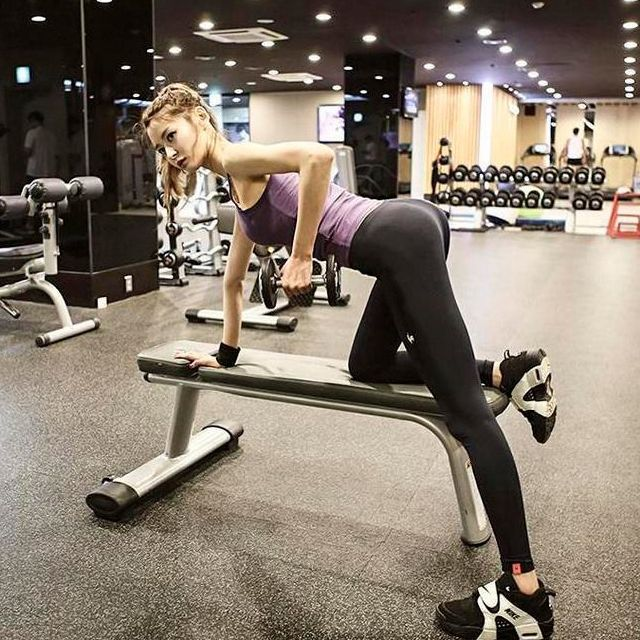
#> input picture l02_Drawing/test01.jpg, 640 x 640 px
$ python DrawingFunction.py
#> lines starting #> are read from the running program, lines starting #| are printed output that depends on the picture
import cv2
print(cv2.__version__)

img = cv2.imread('test01.jpg',1)
#> img is the input picture: shape (640, 640, 3); mean B, G, R 107.9, 121, 132.9
# สี BGR
# เส้นตรง (รูปภาพ,จุดเริ่ม,จุดจบ,สี,ความหนา)
img = cv2.line(img,(0,0),(255,255),(0,0,255),10)
# ลูกศร (รูปภาพ,จุดเริ่ม,จุดจบ,สี(BGR),ความหนา)
img = cv2.arrowedLine(img,(0,0),(400,400),(255,0,0),10)
# สี่เหลี่ยม (รูปภาพ,จุดเริ่ม,จุดจบ,สี,ความหนา)
img = cv2.rectangle(img,(384,0),(510,128),(0,0,255),10)
# วงกลม (รูปภาพ,จุดกลาง,เส้นรอบวง,สี,ความหนา)
img = cv2.circle(img,(447,63),63,(0,255,0),10) # 1 มีแต่เส้น   -1 พื้นที่ของวงกลม
# ตัวหนังสือ (รูปภาพ,ตัวหนังสือ,จุดเริ่ม,FONT,ขนาดตัวอักษร,สี,ความหนา)
img = cv2.putText(img,'TESTTEXT',(10,100),cv2.FONT_HERSHEY_SIMPLEX,1,(255,255,255),2)
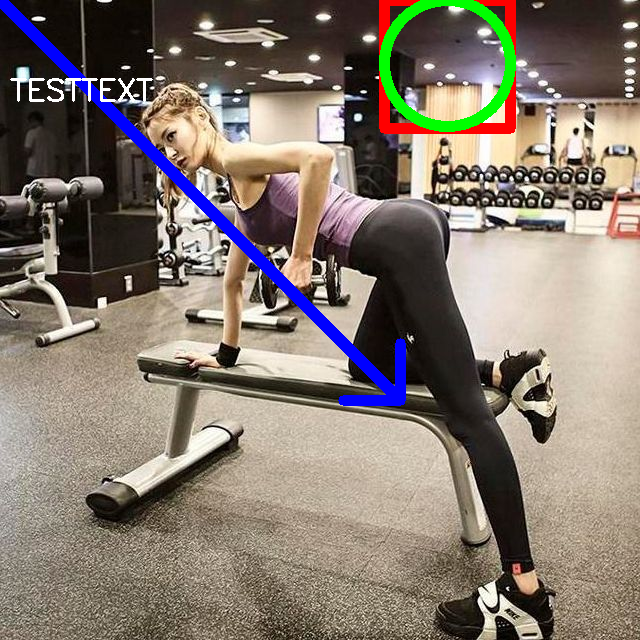
#> img: shape (640, 640, 3); mean B, G, R 110.4, 120.8, 131.5

cv2.imshow('Show Result',img) # อ่าน
cv2.imwrite('result.png',img) # เขียน
cv2.waitKey(0)  # รอกดปุ่ม
cv2.destroyAllWindows() # ปิดโปรแกรม
